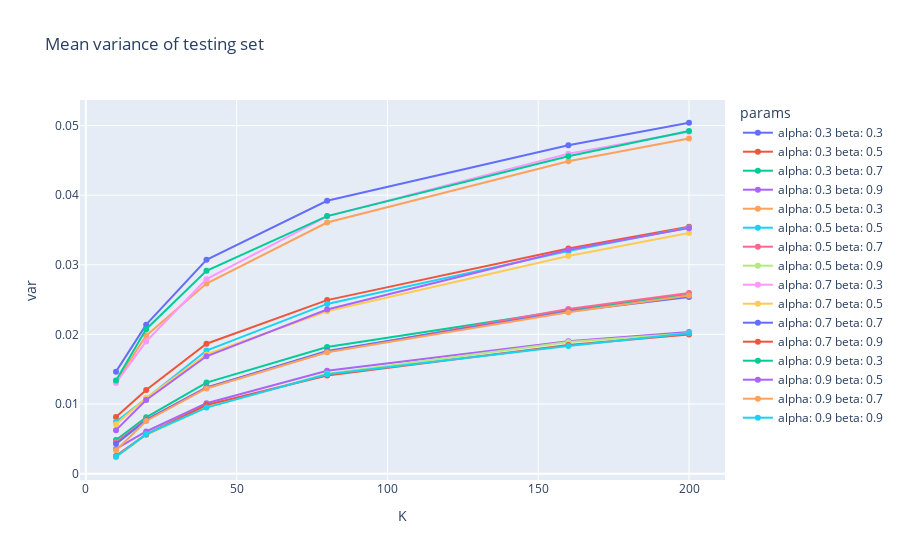

Write notebook code for a chart like this one.
### Code cell
fig = px.line(df, x="K", y="var", color="params", title="Mean variance of testing set")
fig.update_traces(mode="markers+lines")

fig.show()

### Figure 1 — Plotly figure (JSON) as saved in the notebook; plotly's stock layout.template omitted (floating-point values rounded to 4 significant figures)
{"data": [{"hovertemplate": "params=alpha: 0.3 beta: 0.3<br>K=%{x}<br>var=%{y}<extra></extra>", "legendgroup": "alpha: 0.3 beta: 0.3", "line": {"color": "#636efa", "dash": "solid"}, "marker": {"symbol": "circle"}, "mode": "markers+lines", "name": "alpha: 0.3 beta: 0.3", "orientation": "v", "showlegend": true, "type": "scatter", "x": [10, 20, 40, 80, 160, 200], "xaxis": "x", "y": [0.01466, 0.02141, 0.03071, 0.0392, 0.04717, 0.0504], "yaxis": "y"}, {"hovertemplate": "params=alpha: 0.3 beta: 0.5<br>K=%{x}<br>var=%{y}<extra></extra>", "legendgroup": "alpha: 0.3 beta: 0.5", "line": {"color": "#EF553B", "dash": "solid"}, "marker": {"symbol": "circle"}, "mode": "markers+lines", "name": "alpha: 0.3 beta: 0.5", "orientation": "v", "showlegend": true, "type": "scatter", "x": [10, 20, 40, 80, 160, 200], "xaxis": "x", "y": [0.008131, 0.01203, 0.01866, 0.02493, 0.03233, 0.03547], "yaxis": "y"}, {"hovertemplate": "params=alpha: 0.3 beta: 0.7<br>K=%{x}<br>var=%{y}<extra></extra>", "legendgroup": "alpha: 0.3 beta: 0.7", "line": {"color": "#00cc96", "dash": "solid"}, "marker": {"symbol": "circle"}, "mode": "markers+lines", "name": "alpha: 0.3 beta: 0.7", "orientation": "v", "showlegend": true, "type": "scatter", "x": [10, 20, 40, 80, 160, 200], "xaxis": "x", "y": [0.004845, 0.008101, 0.01308, 0.01819, 0.02349, 0.02572], "yaxis": "y"}, {"hovertemplate": "params=alpha: 0.3 beta: 0.9<br>K=%{x}<br>var=%{y}<extra></extra>", "legendgroup": "alpha: 0.3 beta: 0.9", "line": {"color": "#ab63fa", "dash": "solid"}, "marker": {"symbol": "circle"}, "mode": "markers+lines", "name": "alpha: 0.3 beta: 0.9", "orientation": "v", "showlegend": true, "type": "scatter", "x": [10, 20, 40, 80, 160, 200], "xaxis": "x", "y": [0.003551, 0.006057, 0.01011, 0.01477, 0.019, 0.02035], "yaxis": "y"}, {"hovertemplate": "params=alpha: 0.5 beta: 0.3<br>K=%{x}<br>var=%{y}<extra></extra>", "legendgroup": "alpha: 0.5 beta: 0.3", "line": {"color": "#FFA15A", "dash": "solid"}, "marker": {"symbol": "circle"}, "mode": "markers+lines", "name": "alpha: 0.5 beta: 0.3", "orientation": "v", "showlegend": true, "type": "scatter", "x": [10, 20, 40, 80, 160, 200], "xaxis": "x", "y": [0.0132, 0.01983, 0.02731, 0.03607, 0.04487, 0.04815], "yaxis": "y"}, {"hovertemplate": "params=alpha: 0.5 beta: 0.5<br>K=%{x}<br>var=%{y}<extra></extra>", "legendgroup": "alpha: 0.5 beta: 0.5", "line": {"color": "#19d3f3", "dash": "solid"}, "marker": {"symbol": "circle"}, "mode": "markers+lines", "name": "alpha: 0.5 beta: 0.5", "orientation": "v", "showlegend": true, "type": "scatter", "x": [10, 20, 40, 80, 160, 200], "xaxis": "x", "y": [0.007467, 0.01079, 0.01768, 0.02438, 0.03196, 0.03535], "yaxis": "y"}, {"hovertemplate": "params=alpha: 0.5 beta: 0.7<br>K=%{x}<br>var=%{y}<extra></extra>", "legendgroup": "alpha: 0.5 beta: 0.7", "line": {"color": "#FF6692", "dash": "solid"}, "marker": {"symbol": "circle"}, "mode": "markers+lines", "name": "alpha: 0.5 beta: 0.7", "orientation": "v", "showlegend": true, "type": "scatter", "x": [10, 20, 40, 80, 160, 200], "xaxis": "x", "y": [0.004556, 0.007781, 0.01239, 0.01748, 0.02365, 0.02596], "yaxis": "y"}, {"hovertemplate": "params=alpha: 0.5 beta: 0.9<br>K=%{x}<br>var=%{y}<extra></extra>", "legendgroup": "alpha: 0.5 beta: 0.9", "line": {"color": "#B6E880", "dash": "solid"}, "marker": {"symbol": "circle"}, "mode": "markers+lines", "name": "alpha: 0.5 beta: 0.9", "orientation": "v", "showlegend": true, "type": "scatter", "x": [10, 20, 40, 80, 160, 200], "xaxis": "x", "y": [0.002357, 0.005557, 0.00954, 0.01434, 0.01889, 0.02016], "yaxis": "y"}, {"hovertemplate": "params=alpha: 0.7 beta: 0.3<br>K=%{x}<br>var=%{y}<extra></extra>", "legendgroup": "alpha: 0.7 beta: 0.3", "line": {"color": "#FF97FF", "dash": "solid"}, "marker": {"symbol": "circle"}, "mode": "markers+lines", "name": "alpha: 0.7 beta: 0.3", "orientation": "v", "showlegend": true, "type": "scatter", "x": [10, 20, 40, 80, 160, 200], "xaxis": "x", "y": [0.01303, 0.01899, 0.02794, 0.03696, 0.04595, 0.04912], "yaxis": "y"}, {"hovertemplate": "params=alpha: 0.7 beta: 0.5<br>K=%{x}<br>var=%{y}<extra></extra>", "legendgroup": "alpha: 0.7 beta: 0.5", "line": {"color": "#FECB52", "dash": "solid"}, "marker": {"symbol": "circle"}, "mode": "markers+lines", "name": "alpha: 0.7 beta: 0.5", "orientation": "v", "showlegend": true, "type": "scatter", "x": [10, 20, 40, 80, 160, 200], "xaxis": "x", "y": [0.007097, 0.01087, 0.01713, 0.02333, 0.03126, 0.03457], "yaxis": "y"}, {"hovertemplate": "params=alpha: 0.7 beta: 0.7<br>K=%{x}<br>var=%{y}<extra></extra>", "legendgroup": "alpha: 0.7 beta: 0.7", "line": {"color": "#636efa", "dash": "solid"}, "marker": {"symbol": "circle"}, "mode": "markers+lines", "name": "alpha: 0.7 beta: 0.7", "orientation": "v", "showlegend": true, "type": "scatter", "x": [10, 20, 40, 80, 160, 200], "xaxis": "x", "y": [0.004283, 0.007682, 0.01236, 0.01763, 0.0233, 0.02536], "yaxis": "y"}, {"hovertemplate": "params=alpha: 0.7 beta: 0.9<br>K=%{x}<br>var=%{y}<extra></extra>", "legendgroup": "alpha: 0.7 beta: 0.9", "line": {"color": "#EF553B", "dash": "solid"}, "marker": {"symbol": "circle"}, "mode": "markers+lines", "name": "alpha: 0.7 beta: 0.9", "orientation": "v", "showlegend": true, "type": "scatter", "x": [10, 20, 40, 80, 160, 200], "xaxis": "x", "y": [0.002549, 0.005629, 0.00986, 0.0141, 0.01847, 0.01999], "yaxis": "y"}, {"hovertemplate": "params=alpha: 0.9 beta: 0.3<br>K=%{x}<br>var=%{y}<extra></extra>", "legendgroup": "alpha: 0.9 beta: 0.3", "line": {"color": "#00cc96", "dash": "solid"}, "marker": {"symbol": "circle"}, "mode": "markers+lines", "name": "alpha: 0.9 beta: 0.3", "orientation": "v", "showlegend": true, "type": "scatter", "x": [10, 20, 40, 80, 160, 200], "xaxis": "x", "y": [0.0134, 0.02075, 0.02914, 0.03699, 0.0456, 0.04922], "yaxis": "y"}, {"hovertemplate": "params=alpha: 0.9 beta: 0.5<br>K=%{x}<br>var=%{y}<extra></extra>", "legendgroup": "alpha: 0.9 beta: 0.5", "line": {"color": "#ab63fa", "dash": "solid"}, "marker": {"symbol": "circle"}, "mode": "markers+lines", "name": "alpha: 0.9 beta: 0.5", "orientation": "v", "showlegend": true, "type": "scatter", "x": [10, 20, 40, 80, 160, 200], "xaxis": "x", "y": [0.006253, 0.01059, 0.01686, 0.02358, 0.03217, 0.03527], "yaxis": "y"}, {"hovertemplate": "params=alpha: 0.9 beta: 0.7<br>K=%{x}<br>var=%{y}<extra></extra>", "legendgroup": "alpha: 0.9 beta: 0.7", "line": {"color": "#FFA15A", "dash": "solid"}, "marker": {"symbol": "circle"}, "mode": "markers+lines", "name": "alpha: 0.9 beta: 0.7", "orientation": "v", "showlegend": true, "type": "scatter", "x": [10, 20, 40, 80, 160, 200], "xaxis": "x", "y": [0.003358, 0.007569, 0.01224, 0.01743, 0.02319, 0.02559], "yaxis": "y"}, {"hovertemplate": "params=alpha: 0.9 beta: 0.9<br>K=%{x}<br>var=%{y}<extra></extra>", "legendgroup": "alpha: 0.9 beta: 0.9", "line": {"color": "#19d3f3", "dash": "solid"}, "marker": {"symbol": "circle"}, "mode": "markers+lines", "name": "alpha: 0.9 beta: 0.9", "orientation": "v", "showlegend": true, "type": "scatter", "x": [10, 20, 40, 80, 160, 200], "xaxis": "x", "y": [0.002427, 0.005685, 0.009493, 0.01427, 0.01833, 0.02017], "yaxis": "y"}], "layout": {"legend": {"title": {"text": "params"}, "tracegroupgap": 0}, "title": {"text": "Mean variance of testing set"}, "xaxis": {"anchor": "y", "domain": [0, 1], "title": {"text": "K"}}, "yaxis": {"anchor": "x", "domain": [0, 1], "title": {"text": "var"}}}}
